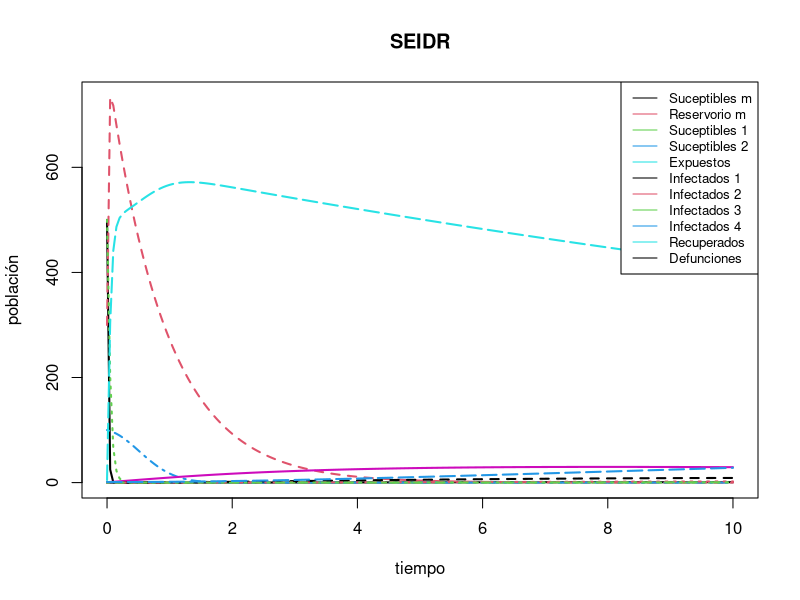

Recreate this plot in R.
          # Simulación con DeSolve #
library(deSolve)


Ebola <- function(time, state, parameters) {
  with(as.list(c(state, parameters)), {
    #murcielago
    dSm <- s - e*Sm - l*Lm*Sm - o*Sm
    dLm <- l*Lm*Sm - e*Lm - o*Lm
    
    #humanos                                                                      #NOTA:
                                                                                  #En esta beta va incluido lo del omega.
    dS1 <- -b11*S1*I1 - b12*S1*I2 - b13*S1*I3 - b14*S1*I4 - b1d*S1*D + n - u*S1 - b1m*S1*Lm * o #que es la omega de los murcielagos
    dS2 <- -b21*S2*I1 - b22*S2*I2 - b23*S2*I3 - b24*S2*I4 - b2d*S2*D + n - u*S2
    
    #expuestos
    dE  <-  b11*S1*I1 + b12*S1*I2 + b13*S1*I3 + b14*S1*I4 + b1d*S1*D +
      b21*S2*I1 + b22*S2*I2 + b23*S2*I3 + b24*S2*I4 + b2d*S2*D + b1m*S1*Lm - u*E - y*E
    
    #infectaos, recuperados y defunciones
    dI1 <-    y*E - k1*I1 - a1*I1 - s1*I1
    dI2 <-  k1*I1 - k2*I2 - a2*I2 - s2*I2
    dI3 <-  k2*I2 - k3*I3 - a3*I3 - s3*I3
    dI4 <-  k3*I3 - a4*I4 - s4*I4
    dR  <-  s1*I1 + s2*I2 + s3*I3 + s4*I4 - u*R
    dD  <-  a1*I1 + a2*I2 + a3*I3 + a4*I4
      
    return(list(c(dSm, dLm, dS1, dS2, dE, dI1, dI2, dI3, dI4, dR, dD)))
  })
}

#--------------------------------------------------------------------------------
# Simulaciones de prueba:

pars <- c(s = 0.8 , e = 0.08, l= 0.1, o= 1,
          b11=0.3 , b12= 0.8, b13= 0.5, b14= 0.5, b1d = 0.05, b1m = 0.03, u = 0.02, n= 0.5,
          b21= 0.3, b22= 0.8, b23= 0.5, b24= 0.5, b2d = 0.05, b1m = 0.03, y = 0.02, n= 0.5,
          k1 = 0.1, a1 = 0.1, s1 = 0.1,
          k2 = 0.1, a2 = 0.1, s2 = 0.1,
          k3 = 0.1, a3 = 0.1, s3 = 0.1,
                    a4 = 0.1, s4 = 0.1)

condiciones_iniciales <- c(Sm=500 , Lm=300   , S1=500, S2= 100 ,
                           E=5    , I1= 1    , I2= 0 , I3= 0   , I4= 0,
                           R=1    , D = 1)

tiempo <- seq(0,10, by= 0.05)

out <- ode(condiciones_iniciales, tiempo, Ebola, pars)

matplot(out[, 1], out[, 2:11], type = "l", xlab = "tiempo", ylab = "población",
        main = "SEIDR", lwd = 2)
legend("topright", legend = c("Suceptibles m", "Reservorio m", "Suceptibles 1", "Suceptibles 2", "Expuestos",
                              "Infectados 1", "Infectados 2", "Infectados 3", "Infectados 4", "Recuperados", "Defunciones"),
       col = 1:5, lty = 1, cex = 0.8)

#------------------------------------------------------------------------------------
# Simulaciones con parametros y datos referenciados:

# De latencia a infectado 1 en dias
y <- 1/12.7

# Tasa de transmision:
# promedio de lo reportado para los 3 paises afectados para nuestra tasa
beta.base <- (0.27+0.45+0.28)/3

# como esta es de doctores estos se lavan las manos y tocan el cadaver
b2d <- beta.base * 2.25 * 2.1

# De la poblacion general, participan en ritos y en comidas comunitarias
b1d <- beta.base * 4.22 * 2.84

# Cuidado del paciente al inicio de la enfermedad
b21 <- beta.base * 6.0

# Cambio de fase en la infeccion  en dias
k1 <- 1/3
k2 <- 1/2
k3 <- 1/1

# Letalidad por periodo de infección:
# Se tiene calculado el CFR general del brote que es del 85.6%, esto lo tomamos
# como letalidad, pero al nosotros ampliar los tipos de infectados, de manera arbitraria
# repartimos ese 0.88 entre las 4 fases siguiendo la coherencia de la infeccion
a1 <- 0.05
a2 <- 0.15
a3 <- 0.30
a4 <- 0.38

# Tasas de recuperación:
# Siguiendo la logica, la tasa de recuperación debe de ser mayor en s1 que en s4
# Se calculo en base a los pacientes que fueron hospitalizados desde incios de sintomas
# y los que tardaron más en ser atendidos
s1 <- 1/9.2
s2 <- 1/ 10.5
s3 <- 1/ 13.2
s4 <- 1/15.6

parametros.ref <- c(y,b2d, b1d, k1, k2, k3, a1 ,a2 ,a3, a4,s1,s2,s3 )
  
  
  
  
